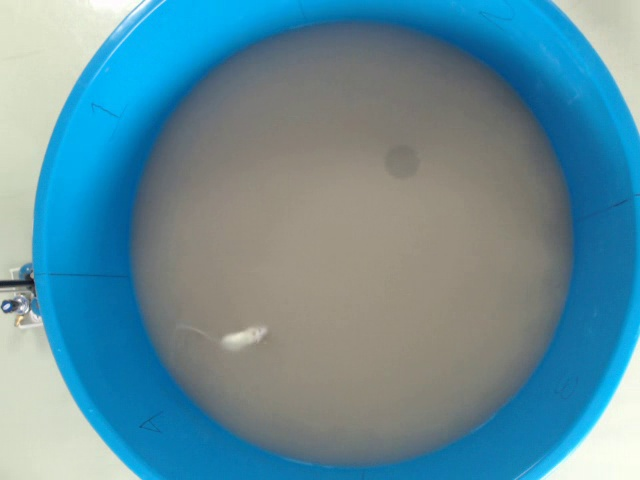
//> input picture AMilk.avi.jpg, 640 x 480 px
$ ./Analisis AMilk.avi.jpg Milk.avi.jpg   (built with g++ and OpenCV 4)
//> lines starting //> are read from the running program, lines starting //| are printed output that depends on the picture
#include <string>
#include <cv.h>
#include <highgui.h>
#include <cmath>

using namespace std;
using namespace cv;

int main(int argc, char* argv[]){
	if(argc==2){
	string imageName = argv[1];
	Mat img = imread(imageName,1);
	cvtColor(img,img,CV_BGR2HSV);
	imshow("Background",img);
	waitKey(0);
	} else
	if(argc==3){
	Mat back = imread (argv[1],1);
//> back is the input picture: 480 rows x 640 cols, CV_8UC3; mean B, G, R 156.1, 141.6, 98.1
	Mat img = imread (argv[2],1);
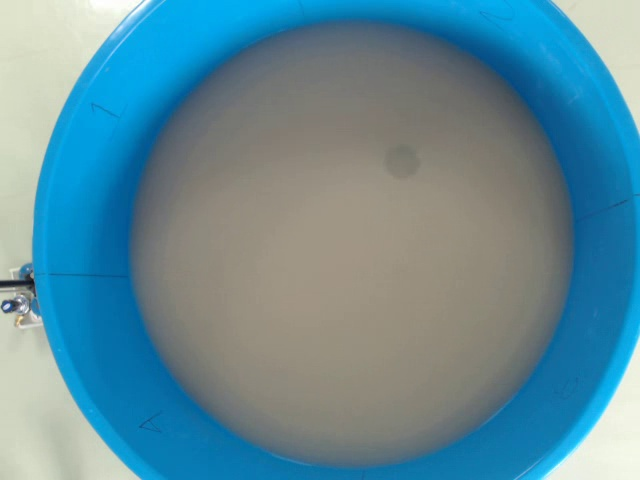
//> input picture Milk.avi.jpg, 640 x 480 px
//> img is the input picture: 480 rows x 640 cols, CV_8UC3; mean B, G, R 153.7, 139.7, 96.8
	cvtColor(back,back,CV_BGR2HSV);
//> back: 480 rows x 640 cols, CV_8UC3; mean H, S, V 62.3, 106.5, 165.1
	cvtColor(img,img,CV_BGR2HSV);
//> img: 480 rows x 640 cols, CV_8UC3; mean H, S, V 62.5, 107, 162.9
	int cols = back.cols;
//> cols = 640
	int rows = back.rows;
//> rows = 480

	for(int y=0;y<rows;y++)
		for(int x=0;x<cols;x++){
		img.at<Vec3b>(y,x)[0]=abs(img.at<Vec3b>(y,x)[0]-back.at<Vec3b>(y,x)[0]);
		img.at<Vec3b>(y,x)[1]=abs(img.at<Vec3b>(y,x)[1]-back.at<Vec3b>(y,x)[1]);
		img.at<Vec3b>(y,x)[2]=abs(img.at<Vec3b>(y,x)[2]-back.at<Vec3b>(y,x)[2]);
		}
//> img: 480 rows x 640 cols, CV_8UC3; mean H, S, V 3, 3.3, 3.8

	imshow("Tikus",img);
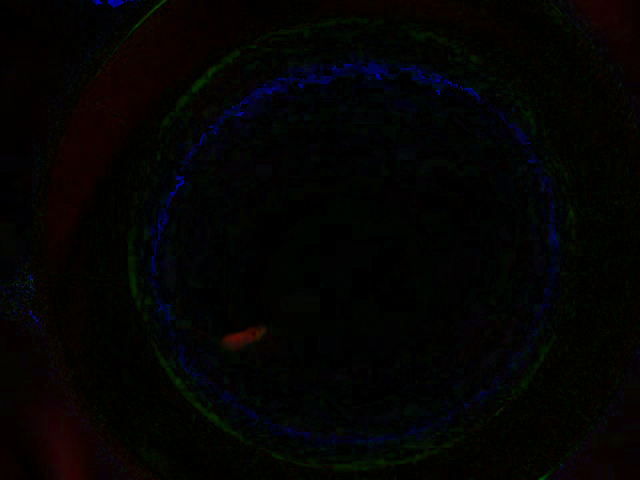
//> window 'Tikus': 480 rows x 640 cols, CV_8UC3; mean B, G, R 3, 3.3, 3.8
	waitKey(0);
	}
	return 0;
}
